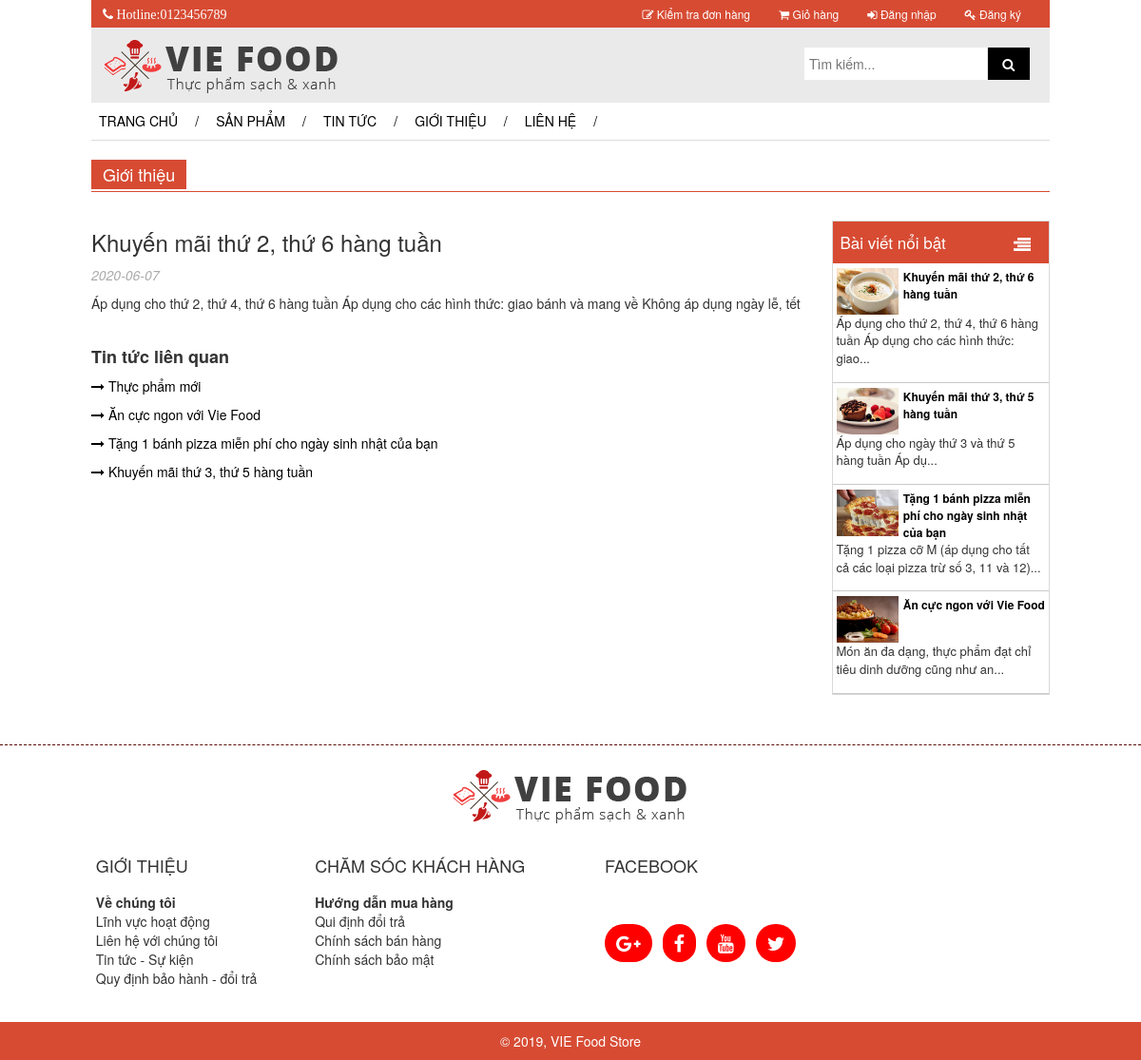
The page /chitiettintuc.php?matt=3 on the database its author committed.
### tables this page shows
CREATE TABLE `tintuc` (
  `matt` int(255) NOT NULL,
  `tieude` varchar(255) NOT NULL,
  `noidung` text NOT NULL,
  `thoigiandang` date NOT NULL,
  `hinhanh` varchar(255) NOT NULL,
  `manv` int(11) NOT NULL,
  `tinhtrang` int(11) NOT NULL
);

### chitiettintuc.php (the view, shortened to what this page needs)
<?php
	if(isset($_SESSION['user']['uid']))
	{
		include("includes/header_user.php");
	}
	else
	{
		include("includes/header.php");
	}
	include("includes/connect_db.php");
?>
	<div id="contain" style="margin-top: 2%;">
		<div style="background-color:#d74b33;float: left;color: white;">
			<h1 style="font-size: 18px; font-weight: normal; padding: 0 12px; text-align: left; margin: 0!important;line-height: 31px">
			    Giới thiệu
		    </h1>
		</div>
		<div style="border-bottom:solid 1px #d74b33;clear: both;padding-top: 0.2%;margin-bottom: 2%;"></div>
		<div class="row">
			<div class="col-md-9">
				<?php
					$url=$_GET['matt'];
					$query="SELECT * FROM tintuc where matt=".$url;
					$result=mysqli_query($dbc,$query);check_errors($result,$query);
					while(list($matt,$tieude,$noidung,$thoigiandang,$hinhanh)=mysqli_fetch_array($result,MYSQLI_NUM))
				    {?>
					    <h3>
					    	<?php echo $tieude ?>
					    </h3>
					    <div style="font-style: italic;margin-bottom: 10px;color: #aaaaaa;font-size: 14px;">
				    		<p>
					    		<?php echo $thoigiandang ?>
							</p>
				    	</div>
				    	<div>
				    		<?php echo $noidung ?>
				    	</div>
					<?PHP }
				?>
				<div style="margin-top: 5%;">
					<h4 style="font-weight: bold;">
						Tin tức liên quan
					</h4>
					<?php
						$query="SELECT * FROM tintuc where tinhtrang=1 ORDER BY matt DESC LIMIT 4 ";
						$result=mysqli_query($dbc,$query);check_errors($result,$query);
						while(list($matt,$tieude,$noidung,$thoigiandang,$hinhanh)=mysqli_fetch_array($result,MYSQLI_NUM))
					    {?>
						    <p>
						    	<a href="chitiettintuc.php?matt=<?php echo $matt ?>" class="bdr">
						    		<i class="fa fa-long-arrow-right"></i>
						    		<?php echo $tieude ?>
						    	</a>
						    </p>
						<?PHP }
					?>
				</div>
			</div>
			<div class="col-md-3">
				<?php  include("includes/product_posts.php");?>
			</div>
		</div>
	</div>
	<?php  include("includes/footer.php");?>

### includes/product_posts.php
<div class="ctn_ports">
	<div class="ctn_ports_ttl">
		<span>
			Bài viết nổi bật
		</span>
		<span style="float: right;margin-right: 5%;">
		    <img src="IMAGES/icon_vmega.png">
		</span>
	</div>
	<?php
    	function truncateString($str, $maxChars = 123, $holder = "...")
		{
		    if (strlen($str) > $maxChars) {
		        return trim(substr($str, 0, $maxChars)) . $holder;
		    } else {
		        return $str;
		    }
		}
	?>
    <?php
		$query="SELECT * FROM `tintuc` where tinhtrang=1 LIMIT 4";
		$result=mysqli_query($dbc,$query);check_errors($result,$query);
		while(list($matt,$tieude,$noidung,$thoigiandang,$hinhanh)=mysqli_fetch_array($result,MYSQLI_NUM))
	    {?>
		    <div class="ctn_ports_1">
		     	<div tyle="width: 100%;">
		    		<div class="ctn_ports_1_img">
				    	<a href="chitiettintuc.php?matt=<?php echo $matt ?>">
				    		<img src=<?php echo $hinhanh ?>>
				    	</a>
		    		</div>
		    	</div>
		    	<div style="width: 100%;">
		    		<div class="ctn_ports_1_ctn">
				    	<a href="chitiettintuc.php?matt=<?php echo $matt ?>">
				    		<?php echo $tieude ?>
				    	</a>
					</div>
		    	</div>
		    	<div class="ctn_ports_1_ps">
		    		<p>
			    		<?php echo truncateString($noidung) ?>
					</p>
		    	</div>
		    </div>
		<?PHP }
	?>
</div>

### CSS/mycss.css (style rules this page uses)
body { margin: 0; padding: 0; }
.ctn_ports { width: 100%; border: 1px solid #d9d9d9; margin-top: 4%; margin-bottom: 2%; }
.ctn_ports_ttl { width: 100%; background-color: #d74b33; color: white; padding:10px 8px; font-size: 17px; }
.ctn_ports_1 { width: 100%; padding:5px 4px; border-bottom: 1px solid #cacaca; }
.ctn_ports_1_img { width: 30%; float: left; }
.ctn_ports_1_img img { max-width: 100%; }
.ctn_ports_1 .ctn_ports_1_ctn { text-align: left; padding-left: 32%; font-size: 12px; }
.ctn_ports_1 .ctn_ports_1_ctn a { text-decoration: none; color: black; font-weight: bold; white-space: normal }
.ctn_ports_1_ps { font-size: 13px; clear: both; }
a { white-space: nowrap; }

### chitiettintuc.php (style rules this page uses)
a.bdr { color: black; text-decoration: none; }

### rows shown on the page
tintuc: tieude "Khuyến mãi thứ 2, thứ 6 hàng tuần", thoigiandang "2020-06-07", noidung "Áp dụng cho thứ 2, thứ 4, thứ 6 hàng tuần Áp dụng cho các hình thức: giao bánh và mang về Không áp dụng ngày lễ, tết", hinhanh (picture), noidung "Áp dụng cho thứ 2, thứ 4, thứ 6 hàng tuần Áp dụng cho các hình thức: giao..."
tintuc: tieude "Thực phẩm mới"
tintuc: tieude "Ăn cực ngon với Vie Food", hinhanh (picture), noidung "Món ăn đa dạng, thực phẩm đạt chỉ tiêu dinh dưỡng cũng như an..."
tintuc: tieude "Tặng 1 bánh pizza miễn phí cho ngày sinh nhật của bạn", hinhanh (picture), noidung "Tặng 1 pizza cỡ M (áp dụng cho tất cả các loại pizza trừ số 3, 11 và 12)..."
tintuc: tieude "Khuyến mãi thứ 3, thứ 5 hàng tuần", hinhanh (picture), noidung "Áp dụng cho ngày thứ 3 và thứ 5 hàng tuần Áp dụ..."
